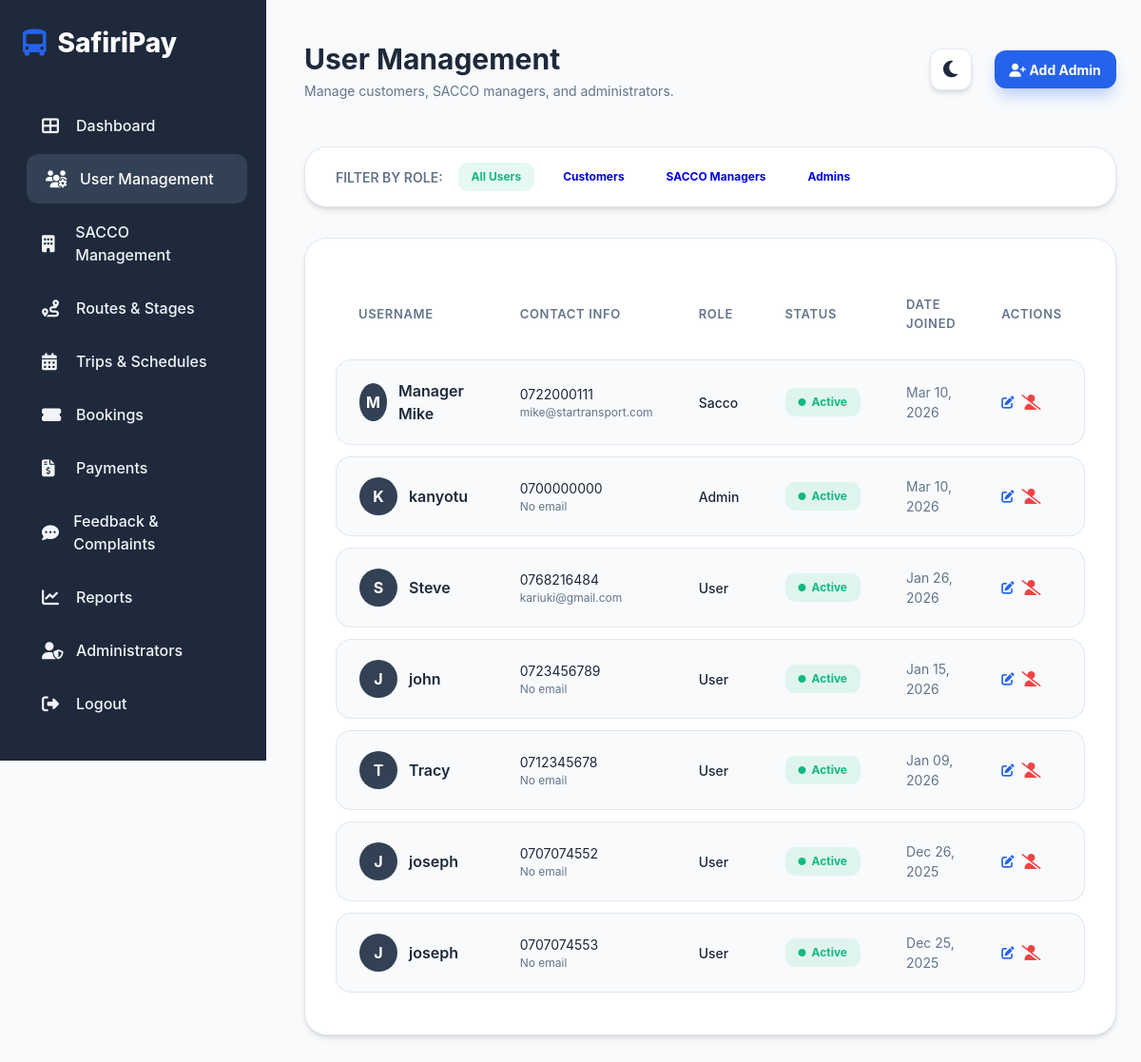
The app's page /adminveiw/manage_users.php (signed in) with its own data.
### tables this page shows
CREATE TABLE `users` (
  `userid` int(11) NOT NULL,
  `username` varchar(50) NOT NULL,
  `phoneno` varchar(15) NOT NULL,
  `email` varchar(255) DEFAULT NULL,
  `hashedpassword` varchar(255) NOT NULL,
  `monthlybudget` decimal(10,2) DEFAULT NULL,
  `datejoined` datetime DEFAULT current_timestamp(),
  `type` enum('user','sacco','admin') NOT NULL DEFAULT 'user',
  `saccoid` int(11) DEFAULT NULL
);

### adminveiw/manage_users.php (the view, shortened to what this page needs)
<?php
include 'database.php';
$filter = isset($_GET['type']) ? $_GET['type'] : 'all';
$query = "SELECT * FROM users";
$query .= " ORDER BY datejoined DESC";
$users = $conn->query($query);
?>
<!DOCTYPE html>
<html lang="en">
<head>
    <link rel="stylesheet" href="https://cdnjs.cloudflare.com/ajax/libs/font-awesome/6.4.0/css/all.min.css">
    <link rel="stylesheet" href="admin.css">
</head>
<body>
    <div class="dashboard-container">
        <div class="sidebar">
            <div class="sidebar-header">
                <i class="fas fa-bus-alt"></i>
                <span>SafiriPay</span>
            </div>
            <ul class="sidebar-menu">
                <li><a href="dashboard.php"><i class="fas fa-th-large"></i> <span>Dashboard</span></a></li>
                <li><a href="manage_users.php" class="active"><i class="fas fa-users-cog"></i> <span>User Management</span></a></li>
                <li><a href="manage_saccos.php"><i class="fas fa-building"></i> <span>SACCO Management</span></a></li>
                <li><a href="manage_routes.php"><i class="fas fa-route"></i> <span>Routes & Stages</span></a></li>
                <li><a href="manage_trips.php"><i class="fas fa-calendar-alt"></i> <span>Trips & Schedules</span></a></li>
                <li><a href="manage_bookings.php"><i class="fas fa-ticket-alt"></i> <span>Bookings</span></a></li>
                <li><a href="manage_payments.php"><i class="fas fa-file-invoice-dollar"></i> <span>Payments</span></a></li>
                <li><a href="manage_feedback.php"><i class="fas fa-comment-dots"></i> <span>Feedback & Complaints</span></a></li>
                <li><a href="reports.php"><i class="fas fa-chart-line"></i> <span>Reports</span></a></li>
                <li><a href="addadmin.php"><i class="fas fa-user-shield"></i> <span>Administrators</span></a></li>
                <li><a href="logout.php"><i class="fas fa-sign-out-alt"></i> <span>Logout</span></a></li>
            </ul>
        </div>
        <main class="main-content">
            <header class="header">
                <div class="header-title">
                    <h1>User Management</h1>
                    <p style="color: var(--text-muted); font-size: 0.875rem;">Manage customers, SACCO managers, and administrators.</p>
                </div>
                <div class="header-actions">
                    <button class="theme-toggle" id="theme-toggle">
                        <i class="fas fa-moon"></i>
                    </button>
                    <a href="addadmin.php" class="btn btn-primary" style="text-decoration: none; padding: 0.6rem 1rem; font-size: 0.875rem;">
                        <i class="fas fa-user-plus"></i> Add Admin
                    </a>
                </div>
            </header>
            <div class="data-card" style="margin-bottom: 2rem; padding: 1rem 2rem;">
                <div style="display: flex; gap: 1rem; align-items: center;">
                    <span style="font-weight: 600; font-size: 0.875rem; color: var(--text-muted);">FILTER BY ROLE:</span>
                    <a href="manage_users.php?type=all" class="status-badge <?php echo $filter == 'all' ? 'status-active' : ''; ?>" style="text-decoration: none; cursor: pointer;">All Users</a>
                    <a href="manage_users.php?type=user" class="status-badge <?php echo $filter == 'user' ? 'status-active' : ''; ?>" style="text-decoration: none; cursor: pointer;">Customers</a>
                    <a href="manage_users.php?type=sacco" class="status-badge <?php echo $filter == 'sacco' ? 'status-active' : ''; ?>" style="text-decoration: none; cursor: pointer;">SACCO Managers</a>
                    <a href="manage_users.php?type=admin" class="status-badge <?php echo $filter == 'admin' ? 'status-active' : ''; ?>" style="text-decoration: none; cursor: pointer;">Admins</a>
                </div>
            </div>
            <div class="data-card">
                <div class="table-responsive">
                    <table>
                        <thead>
                            <tr>
                                <th>Username</th>
                                <th>Contact Info</th>
                                <th>Role</th>
                                <th>Status</th>
                                <th>Date Joined</th>
                                <th>Actions</th>
                            </tr>
                        </thead>
                        <tbody>
                            <?php if ($users && $users->num_rows > 0): ?>
                                <?php while($row = $users->fetch_assoc()): ?>
                                    <tr>
                                        <td>
                                            <div style="display: flex; align-items: center; gap: 12px;">
                                                <div style="width: 40px; height: 40px; border-radius: 50%; background: var(--sidebar-hover); display: flex; align-items: center; justify-content: center; font-weight: 700; color: #fff;">
                                                    <?php echo strtoupper(substr($row['username'], 0, 1)); ?>
                                                </div>
                                                <div style="font-weight: 600;"><?php echo htmlspecialchars($row['username']); ?></div>
                                            </div>
                                        </td>
                                        <td>
                                            <div style="font-size: 0.875rem;"><?php echo htmlspecialchars($row['phoneno']); ?></div>
                                            <div style="font-size: 0.75rem; color: var(--text-muted);"><?php echo htmlspecialchars($row['email'] ?: 'No email'); ?></div>
                                        </td>
                                        <td>
                                            <span style="text-transform: capitalize; font-weight: 500; font-size: 0.875rem;">
                                                <?php echo $row['type'] ?: 'User'; ?>
                                            </span>
                                        </td>
                                        <td>
                                            <?php
                                            $is_active = !isset($row['status']) || $row['status'] == 1;
                                            ?>
                                            <span class="status-badge <?php echo $is_active ? 'status-active' : 'status-deactivated'; ?>">
                                                <i class="fas fa-circle" style="font-size: 0.5rem;"></i>
                                                <?php echo $is_active ? 'Active' : 'Inactive'; ?>
                                            </span>
                                        </td>
                                        <td style="color: var(--text-muted); font-size: 0.875rem;">
                                            <?php echo date('M d, Y', strtotime($row['datejoined'])); ?>
                                        </td>
                                        <td>
                                            <div style="display: flex; gap: 8px;">
                                                <button title="Edit User" style="background: none; border: none; color: var(--primary); cursor: pointer;"><i class="fas fa-edit"></i></button>
                                                <?php if($is_active): ?>
                                                    <a href="manage_users.php?action=deactivate&id=<?php echo $row['userid']; ?>" title="Deactivate" style="color: var(--danger);"><i class="fas fa-user-slash"></i></a>
                                                <?php else: ?>
                                                    <a href="manage_users.php?action=activate&id=<?php echo $row['userid']; ?>" title="Activate" style="color: var(--success);"><i class="fas fa-user-check"></i></a>
                                                <?php endif; ?>
                                            </div>
                                        </td>
                                    </tr>
                                <?php endwhile; ?>
                            <?php else: ?>
                                <tr>
                                    <td colspan="6" style="text-align:center;">No users found.</td>
                                </tr>
                            <?php endif; ?>
                        </tbody>
                    </table>
                </div>
            </div>
        </main>
    </div>
</body>
</html>

### adminveiw/admin.css (style rules this page uses)
:root { --primary: #2563eb; --primary-alt: #1d4ed8; --bg-main: #f8fafc; --sidebar-bg: #1e293b; --sidebar-text: #f1f5f9; --sidebar-hover: #334155; --card-bg: #ffffff; --text-main: #1e293b; --text-muted: #64748b; --border: #e2e8f0; --success: #10b981; --warning: #f59e0b; --danger: #ef4444; --shadow: 0 4px 6px -1px rgb(0 0 0 / 0.1), 0 2px 4px -2px rgb(0 0 0 / 0.1); --glass-bg: rgba(255, 255, 255, 0.7); --glass-border: rgba(255, 255, 255, 0.3); }
* { margin: 0; padding: 0; box-sizing: border-box; font-family: 'Inter', -apple-system, BlinkMacSystemFont, "Segoe UI", Roboto, sans-serif; transition: background-color 0.3s, color 0.3s, border-color 0.3s; }
body { background-color: var(--bg-main); color: var(--text-main); line-height: 1.5; }
.dashboard-container { display: flex; min-height: 100vh; }
.sidebar { width: 280px; background-color: var(--sidebar-bg); color: var(--sidebar-text); padding: 1.5rem; position: fixed; height: 100vh; z-index: 1000; }
.sidebar-header { margin-bottom: 2.5rem; font-size: 1.75rem; font-weight: 800; color: #fff; display: flex; align-items: center; gap: 12px; }
.sidebar-header i { color: var(--primary); }
.sidebar-menu { list-style: none; }
.sidebar-menu li { margin-bottom: 0.25rem; }
.sidebar-menu a { color: var(--sidebar-text); text-decoration: none; display: flex; align-items: center; gap: 12px; padding: 0.875rem 1.25rem; border-radius: 12px; font-weight: 500; transition: all 0.2s cubic-bezier(0.4, 0, 0.2, 1); }
.sidebar-menu a:hover, .sidebar-menu a.active { background-color: var(--sidebar-hover); color: #fff; transform: translateX(4px); }
.sidebar-menu a i { font-size: 1.125rem; width: 24px; }
.main-content { flex: 1; margin-left: 280px; padding: 2.5rem; }
.header { display: flex; justify-content: space-between; align-items: center; margin-bottom: 3rem; }
.header-title h1 { font-size: 1.875rem; font-weight: 700; }
.header-actions { display: flex; align-items: center; gap: 1.5rem; }
.theme-toggle { background: var(--card-bg); border: 1px solid var(--border); width: 44px; height: 44px; border-radius: 12px; cursor: pointer; display: flex; align-items: center; justify-content: center; font-size: 1.25rem; color: var(--text-main); box-shadow: var(--shadow); }
.data-card { background: var(--card-bg); border-radius: 24px; box-shadow: var(--shadow); padding: 2rem; border: 1px solid var(--border); }
.table-responsive { overflow-x: auto; }
table { width: 100%; border-collapse: separate; border-spacing: 0 12px; }
th { padding: 1rem 1.5rem; text-align: left; font-weight: 600; color: var(--text-muted); font-size: 0.8125rem; text-transform: uppercase; letter-spacing: 0.05em; }
td { padding: 1.25rem 1.5rem; background: var(--bg-main); border-top: 1px solid var(--border); border-bottom: 1px solid var(--border); }
td:first-child { border-left: 1px solid var(--border); border-radius: 16px 0 0 16px; }
td:last-child { border-right: 1px solid var(--border); border-radius: 0 16px 16px 0; }
.status-badge { padding: 0.375rem 0.875rem; border-radius: 10px; font-size: 0.75rem; font-weight: 700; display: inline-flex; align-items: center; gap: 6px; }
.status-paid, .status-active { background: rgba(16, 185, 129, 0.1); color: var(--success); }
.btn { padding: 0.875rem 1.5rem; border-radius: 12px; font-weight: 700; cursor: pointer; font-size: 1rem; transition: all 0.2s cubic-bezier(0.4, 0, 0.2, 1); }
.btn-primary { background-color: var(--primary); color: #fff; border: none; box-shadow: 0 10px 15px -3px rgba(37, 99, 235, 0.3); }

### records on screen
users: username "M", username "Manager Mike", phoneno "0722000111", email "mike@startransport.com", type "Sacco", datejoined "Mar 10, 2026"
users: username "K", username "kanyotu", phoneno "0700000000", email "No email", type "Admin", datejoined "Mar 10, 2026"
users: username "S", username "Steve", phoneno "0768216484", email "kariuki@gmail.com", type "User", datejoined "Jan 26, 2026"
users: username "J", username "john", phoneno "0723456789", email "No email", type "User", datejoined "Jan 15, 2026"
users: username "T", username "Tracy", phoneno "0712345678", email "No email", type "User", datejoined "Jan 09, 2026"
users: username "J", username "joseph", phoneno "0707074552", email "No email", type "User", datejoined "Dec 26, 2025"
users: username "J", username "joseph", phoneno "0707074553", email "No email", type "User", datejoined "Dec 25, 2025"
